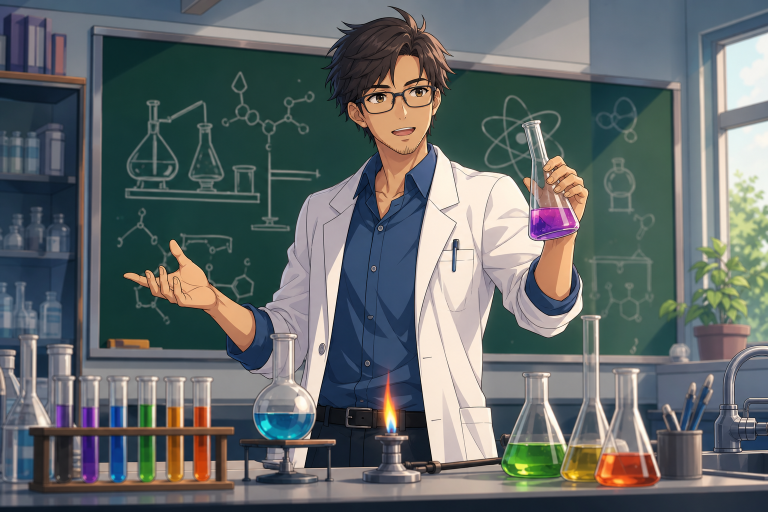
#> input picture docs/play-store/anime-lab-scene.png, 1536 x 1024 px, found by its file name (shown at 1/2 size)
$ python compose_store_screenshots.py
#> lines starting #> are read from the running program, lines starting #| are printed output that depends on the picture
# -*- coding: utf-8 -*-
"""
ストア用スクショ: 動画フレームのピクセルだけを差し替える（UI・字幕は不変）。
"""
from pathlib import Path

from PIL import Image

ROOT = Path(__file__).resolve().parent.parent
ASSETS = Path(
    r"C:\Users\Me\.cursor\projects\c-Users-Me-Desktop-shadowing-app\assets"
)
OUT_DIR = ROOT / "docs" / "play-store" / "screenshots"

# 初回取り込み用（assets にある元スクショ）
LEGACY_IMPORT = [
    (
        ASSETS
        / "c__Users_Me_AppData_Roaming_Cursor_User_workspaceStorage_0355a24bdd4707251143a79221d14bef_images_1000007100-547faf05-b95c-4d18-84bb-b5916e2d3e3b.png",
        "phone-01-english.png",
    ),
    (
        ASSETS
        / "c__Users_Me_AppData_Roaming_Cursor_User_workspaceStorage_0355a24bdd4707251143a79221d14bef_images_1000007101-00895811-31ee-4db6-9486-fd77737dc72a.png",
        "phone-02-translation.png",
    ),
]

# 探索範囲（460x1024 実測のゆるい枠）
SCAN_TOP = 200
SCAN_BOTTOM = 450
VIDEO_BRIGHT_MAX = 520
TITLE_BRIGHT_MAX = 80


def resolve_anime_path() -> Path:
    """アニメ差し替え用画像のパスを返す。"""
    for p in (
        ASSETS / "anime-lab-scene.png",
        ROOT / "docs" / "play-store" / "anime-lab-scene.png",
    ):
        if p.exists():
            return p
    raise FileNotFoundError("anime-lab-scene.png が見つかりません")


def find_video_rect(img: Image.Image) -> tuple[int, int, int, int]:
    """
    元画像から動画フレームの外接矩形を検出する。
    行の一定割合以上が暗い行だけを動画とみなす。
    """
    w, h = img.size
    y_end = min(SCAN_BOTTOM, h)
    row_dark_ratio_min = 0.22
    top = None
    bottom = None
    for y in range(SCAN_TOP, y_end):
        dark = 0
        for x in range(0, w, 2):
            r, g, b = img.getpixel((x, y))
            if r + g + b <= VIDEO_BRIGHT_MAX:
                dark += 1
        samples = (w + 1) // 2
        if dark / samples >= row_dark_ratio_min:
            if top is None:
                top = y
            bottom = y
    if top is None or bottom is None:
        raise RuntimeError("動画領域を検出できませんでした")

    # 下端: 中央がまだ明るい行は字幕境界なので除外
    cx = w // 2
    while bottom > top and sum(img.getpixel((cx, bottom))) > 400:
        bottom -= 1

    left, right = w, 0
    for y in range(top, bottom + 1):
        for x in range(w):
            r, g, b = img.getpixel((x, y))
            if r + g + b <= VIDEO_BRIGHT_MAX:
                left = min(left, x)
                right = max(right, x)
    return left, top, right + 1, bottom + 1


MIN_VIDEO_HEIGHT = 80


def has_video_frame(box: tuple[int, int, int, int]) -> bool:
    """動画として十分な高さがあるか。"""
    return box[3] - box[1] >= MIN_VIDEO_HEIGHT


def replace_video_only(img: Image.Image, anime: Image.Image) -> Image.Image:
    """
    検出した動画矩形だけをアニメに差し替え、タイトル帯も消す。
    """
    out = img.copy()
    box = find_video_rect(img)
    l, t, r, b = box
    vw, vh = r - l, b - t
    fitted = anime.resize((vw, vh), Image.Resampling.LANCZOS)
    out.paste(fitted, (l, t))

    # ファイル名の黒帯だけ上端を再ペースト
    title_h = 0
    for y in range(t, min(t + 50, b)):
        for x in range(l, r, max(1, (r - l) // 20)):
            r0, g0, b0 = img.getpixel((x, y))
            if r0 + g0 + b0 <= TITLE_BRIGHT_MAX:
                title_h = max(title_h, y - t + 1)
    title_h = max(title_h, 8)
    out.paste(fitted.crop((0, 0, vw, min(title_h, vh))), (l, t))
    return out


def list_targets() -> list[Path]:
    """加工対象の phone-*.png を列挙する。"""
    skip = ("-play", "promo")
    return sorted(
        p
        for p in OUT_DIR.glob("phone-*.png")
        if not any(s in p.stem for s in skip)
    )


def main() -> None:
    """phone-*.png の動画領域だけを差し替える。"""
    anime_path = resolve_anime_path()
    with Image.open(anime_path) as raw:
#> raw is the input picture: PIL image 1536x1024 RGB; mean R, G, B 98.8, 105.2, 105.6
        anime = raw.convert("RGB")

    OUT_DIR.mkdir(parents=True, exist_ok=True)

    for src, name in LEGACY_IMPORT:
        if src.exists() and not (OUT_DIR / name).exists():
            with Image.open(src) as shot:
                (OUT_DIR / name).parent.mkdir(parents=True, exist_ok=True)
                shot.convert("RGB").save(OUT_DIR / name, "PNG")

    targets = list_targets()
    if not targets:
        print(f"対象なし: {OUT_DIR}/phone-*.png")
        return

    for path in targets:
        with Image.open(path) as shot:
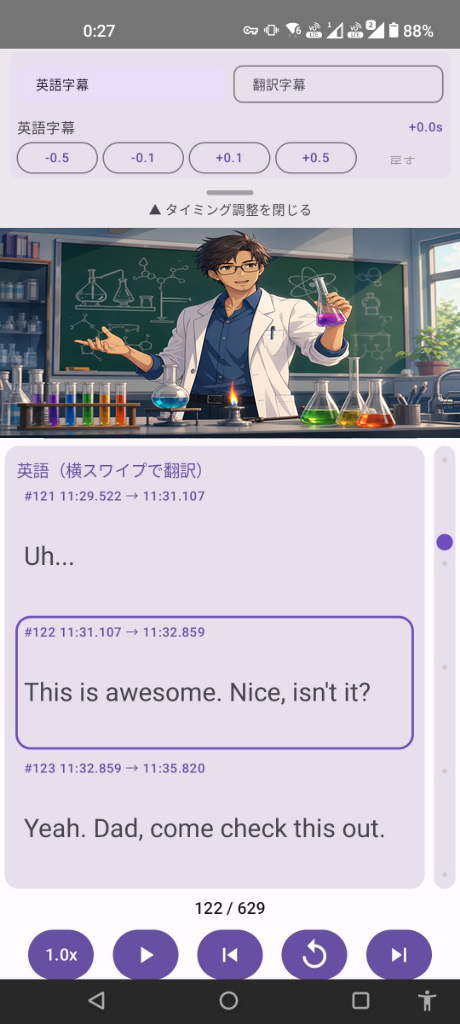
#> input picture docs/play-store/screenshots/phone-03-timing.png, 460 x 1024 px
#> shot is the input picture: PIL image 460x1024 RGB; mean R, G, B 185.8, 181.4, 192.4
            shot = shot.convert("RGB")
            try:
                box = find_video_rect(shot)
#> after the loop in find_video_rect, `for y in range(SCAN_TOP, y_end):`: top = 228
#> the loop in find_video_rect, `while bottom > top and sum(img.getpixel((cx, bottom))) > 400:` made 1 pass
#> bottom on pass 1: 437
#> after the loop in find_video_rect, `while bottom > top and sum(img.getpixel((cx, bottom))) > 400:`: bottom = 437
#> box = (0, 228, 460, 438)
            except RuntimeError:
                print(f"[SKIP] {path.name}  動画なし")
                continue
            if not has_video_frame(box):
                print(f"[SKIP] {path.name}  動画なし（設定画面など）")
                continue
            out = replace_video_only(shot, anime)
#> the loop in find_video_rect (call 2), `while bottom > top and sum(img.getpixel((cx, bottom))) > 400:` made 1 pass
#> in replace_video_only, `l, t, r, b = box`: l = 0; t = 228; r = 460; b = 438
#> in replace_video_only, `vw, vh = r - l, b - t`: vw = 460; vh = 210
#> in replace_video_only, `fitted = anime.resize((vw, vh), Image.Resampling.LANCZOS)`:
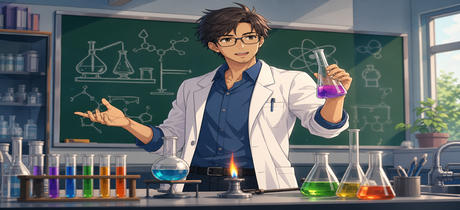
#> fitted: PIL image 460x210 RGB; mean R, G, B 98.8, 105.2, 105.6
            out.save(path, "PNG", optimize=True)
            print(f"[OK] {path.name}  box={box}")
#| [OK] phone-03-timing.png  box=(0, 228, 460, 438)


if __name__ == "__main__":
    main()
